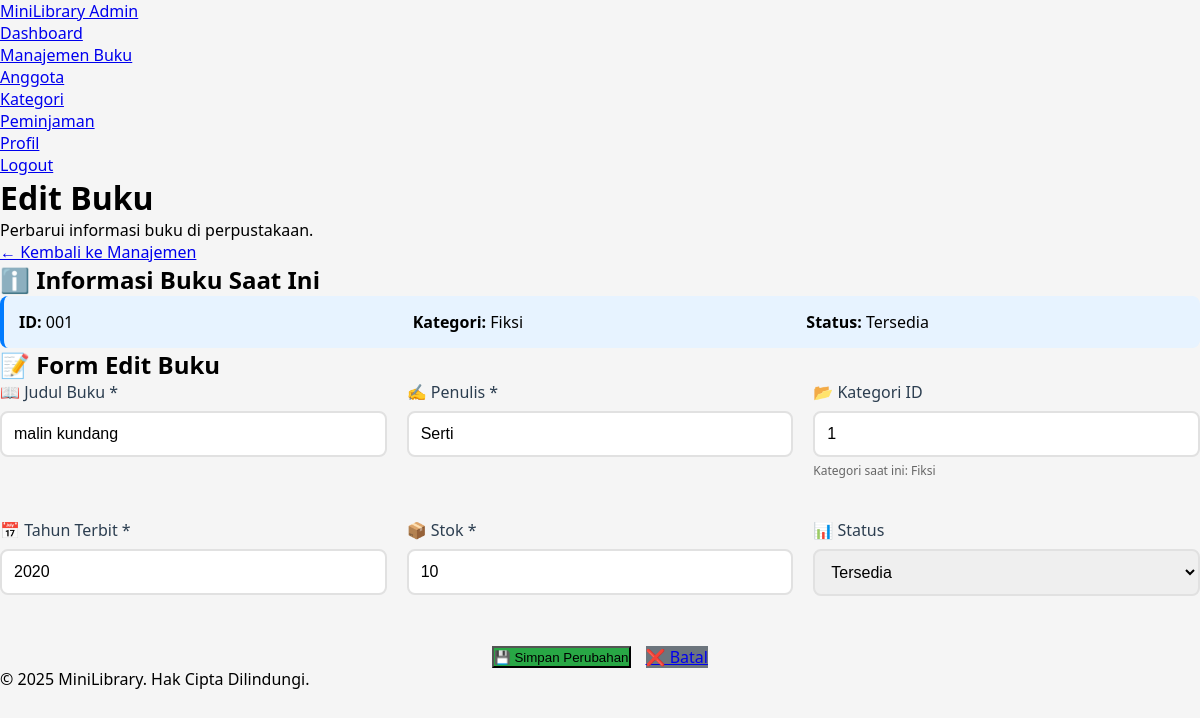
Screenshot of /admin/edit_buku.php?id=1 (signed in) with the database file from the repository.
### tables this page shows
CREATE TABLE `buku` (
  `id` int(11) NOT NULL,
  `judul buku` varchar(255) NOT NULL,
  `penulis` varchar(255) NOT NULL,
  `stok` varchar(255) DEFAULT NULL,
  `kategori` int(11) DEFAULT NULL,
  `tahun_terbit` varchar(100) DEFAULT NULL,
  `status` int(11) DEFAULT 0,
  `id_kategori` int(11) DEFAULT NULL
);

### admin/edit_buku.php (the view, shortened to what this page needs)
<?php
include '../koneksi/koneksi.php';
$id = (int)$_GET['id'];
$query = "SELECT * FROM buku WHERE id = $id";
$result = mysqli_query($koneksi, $query);
$buku = mysqli_fetch_assoc($result);
function getKategoriName($kategori_id) {
    $kategori_names = [
        1 => 'Fiksi',
        2 => 'Non-Fiksi',
        3 => 'Sejarah',
        4 => 'Ilmiah',
        5 => 'Teknologi',
        6 => 'Biografi',
        7 => 'Pendidikan'
    ];
    return isset($kategori_names[$kategori_id]) ? $kategori_names[$kategori_id] : 'Tidak Diketahui';
}
?>
<!DOCTYPE html>
<html>
<head>
    <link rel="stylesheet" href="assets/style.css">
</head>
<body>
<nav class="navbar">
    <div class="navbar-container">
        <a href="dashboard.php" class="navbar-brand">MiniLibrary Admin</a>
        <ul class="navbar-nav">
            <li class="nav-item"><a href="dashboard.php" class="nav-link">Dashboard</a></li>
            <li class="nav-item"><a href="manajemen.php" class="nav-link active">Manajemen Buku</a></li>
            <li class="nav-item"><a href="anggota.php" class="nav-link">Anggota</a></li>
            <li class="nav-item"><a href="kategori.php" class="nav-link">Kategori</a></li>
            <li class="nav-item"><a href="peminjaman.php" class="nav-link">Peminjaman</a></li>
            <li class="nav-item"><a href="profil_admin.php" class="nav-link">Profil</a></li>
            <li class="nav-item"><a href="logout.php" class="nav-link">Logout</a></li>
        </ul>
    </div>
</nav>
<div class="container">
    <div class="welcome-section">
        <div class="welcome-text">
            <h1>Edit Buku</h1>
            <p>Perbarui informasi buku di perpustakaan.</p>
            <a href="manajemen.php" class="btn">← Kembali ke Manajemen</a>
        </div>
    </div>
    <div class="content-section">
        <div class="section-header">
            <h2>ℹ️ Informasi Buku Saat Ini</h2>
        </div>
        <div style="background: #e7f3ff; padding: 15px; border-radius: 8px; border-left: 4px solid #007bff;">
            <div style="display: grid; grid-template-columns: repeat(auto-fit, minmax(200px, 1fr)); gap: 15px;">
                <div><strong>ID:</strong> <?php echo str_pad($buku['id'], 3, '0', STR_PAD_LEFT); ?></div>
                <div><strong>Kategori:</strong> <?php echo getKategoriName($buku['kategori']); ?></div>
                <div><strong>Status:</strong> <?php echo ($buku['status'] == 1) ? 'Tersedia' : 'Tidak Tersedia'; ?></div>
            </div>
        </div>
    </div>
    <div class="content-section">
        <div class="section-header">
            <h2>📝 Form Edit Buku</h2>
        </div>
        <form method="POST" action="">
            <div style="display: grid; grid-template-columns: repeat(auto-fit, minmax(300px, 1fr)); gap: 20px; margin-bottom: 20px;">
                <div class="form-group">
                    <label>📖 Judul Buku *</label>
                    <input type="text" name="judul_buku" class="form-control"
                           value="<?php echo htmlspecialchars($buku['judul buku']); ?>" required>
                </div>
                <div class="form-group">
                    <label>✍️ Penulis *</label>
                    <input type="text" name="penulis" class="form-control"
                           value="<?php echo htmlspecialchars($buku['penulis']); ?>" required>
                </div>
                <div class="form-group">
                    <label>📂 Kategori ID</label>
                    <input type="number" name="kategori" class="form-control"
                           min="0" value="<?php echo htmlspecialchars($buku['kategori']); ?>">
                    <small style="color: #666; font-size: 12px; margin-top: 5px; display: block;">Kategori saat ini: <?php echo getKategoriName($buku['kategori']); ?></small>
                </div>
                <div class="form-group">
                    <label>📅 Tahun Terbit *</label>
                    <input type="text" name="tahun_terbit" class="form-control"
                           value="<?php echo htmlspecialchars($buku['tahun_terbit']); ?>" required>
                </div>
                <div class="form-group">
                    <label>📦 Stok *</label>
                    <input type="text" name="stok" class="form-control"
                           value="<?php echo htmlspecialchars($buku['stok']); ?>" required>
                </div>
                <div class="form-group">
                    <label>📊 Status</label>
                    <select name="status" class="form-control">
                        <option value="1" <?php echo ($buku['status'] == 1) ? 'selected' : ''; ?>>Tersedia</option>
                    </select>
                </div>
            </div>
            <div style="display: flex; gap: 15px; justify-content: center; margin-top: 30px;">
                <button type="submit" class="btn" style="background: #28a745;">💾 Simpan Perubahan</button>
                <a href="manajemen.php" class="btn" style="background: #6c757d;">❌ Batal</a>
            </div>
        </form>
    </div>
</div>
<div class="footer">
    <p>&copy; <?php echo date('Y'); ?> MiniLibrary. Hak Cipta Dilindungi.</p>
</div>
</body>
</html>

### assets/style.css (style rules this page uses)
* { margin: 0; padding: 0; box-sizing: border-box; }
body { font-family: "Segoe UI", Tahoma, Geneva, Verdana, sans-serif; background-color: #f5f5f5; }
.form-group { margin-bottom: 20px; }
.form-group label { display: block; margin-bottom: 8px; font-weight: 500; color: #2c3e50; }
.form-group input, .form-group textarea, .form-group select { width: 100%; padding: 12px; border: 2px solid #e1e1e1; border-radius: 8px; font-size: 16px; transition: border-color 0.3s; }

### rows the page displays
buku: id "001", kategori "Fiksi", judul_buku "malin kundang", penulis "Serti", kategori "1", tahun_terbit "2020", stok "10", status "Tersedia"
